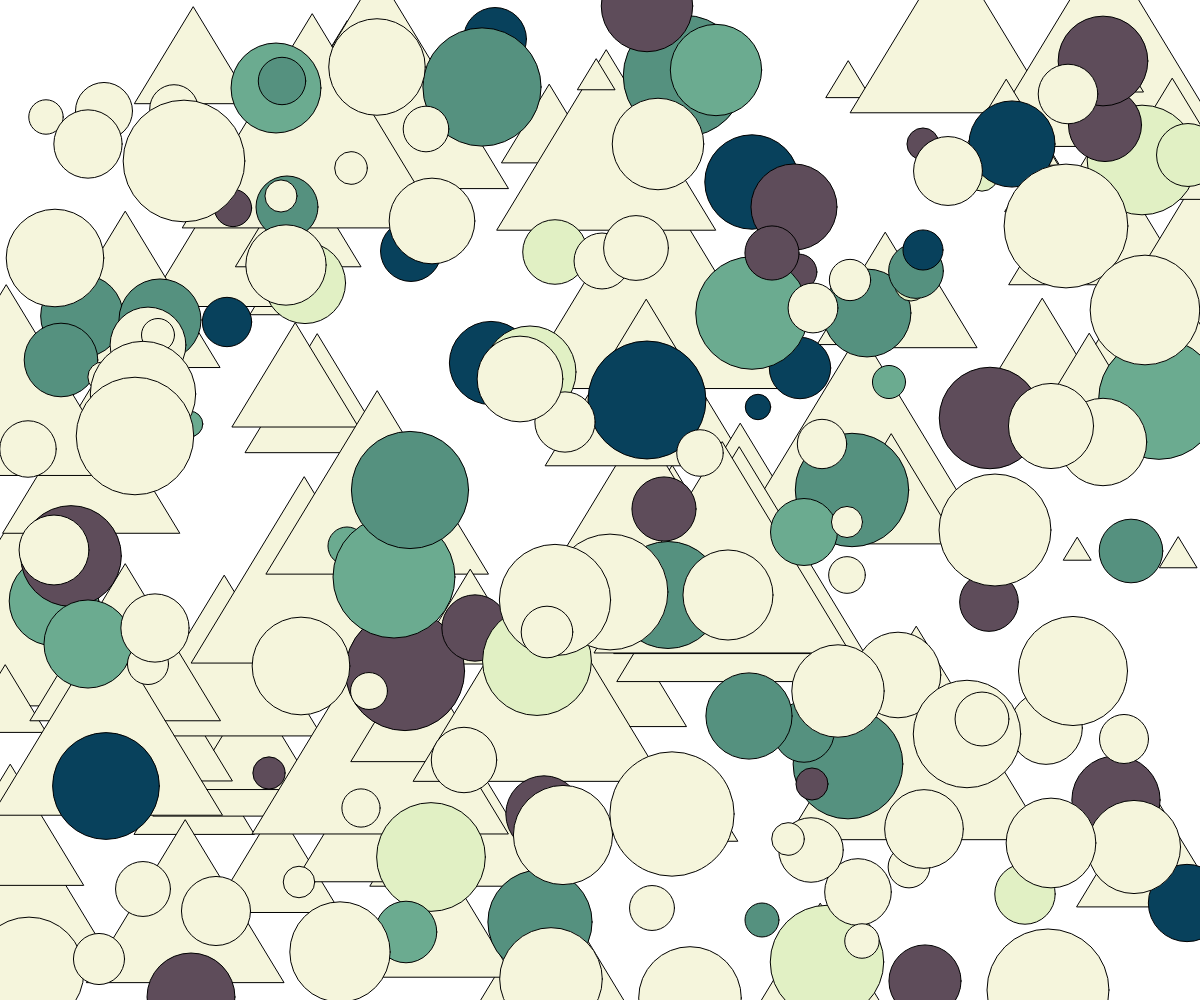
Frame 1 (no input)
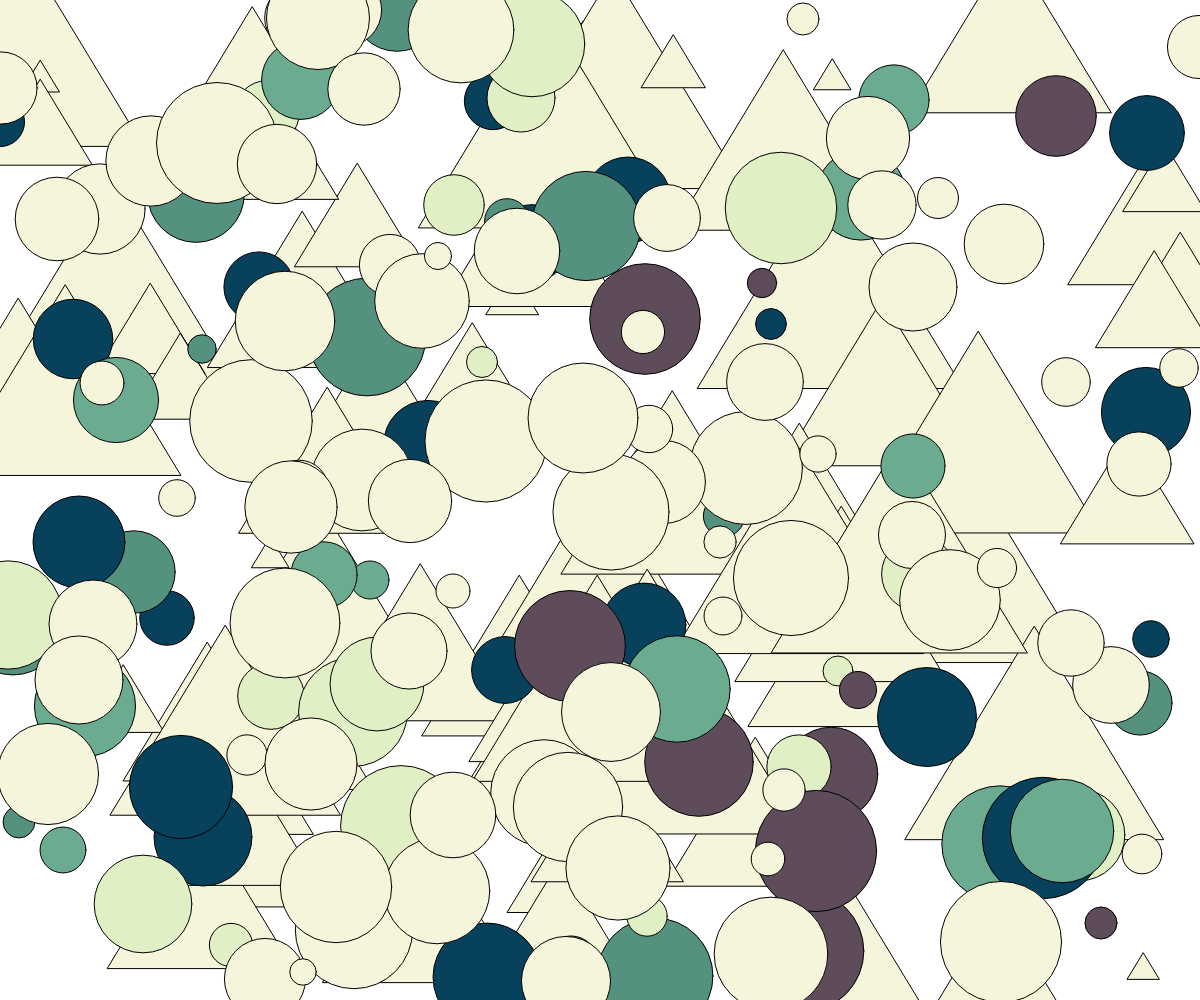
Frame 60 (no input)
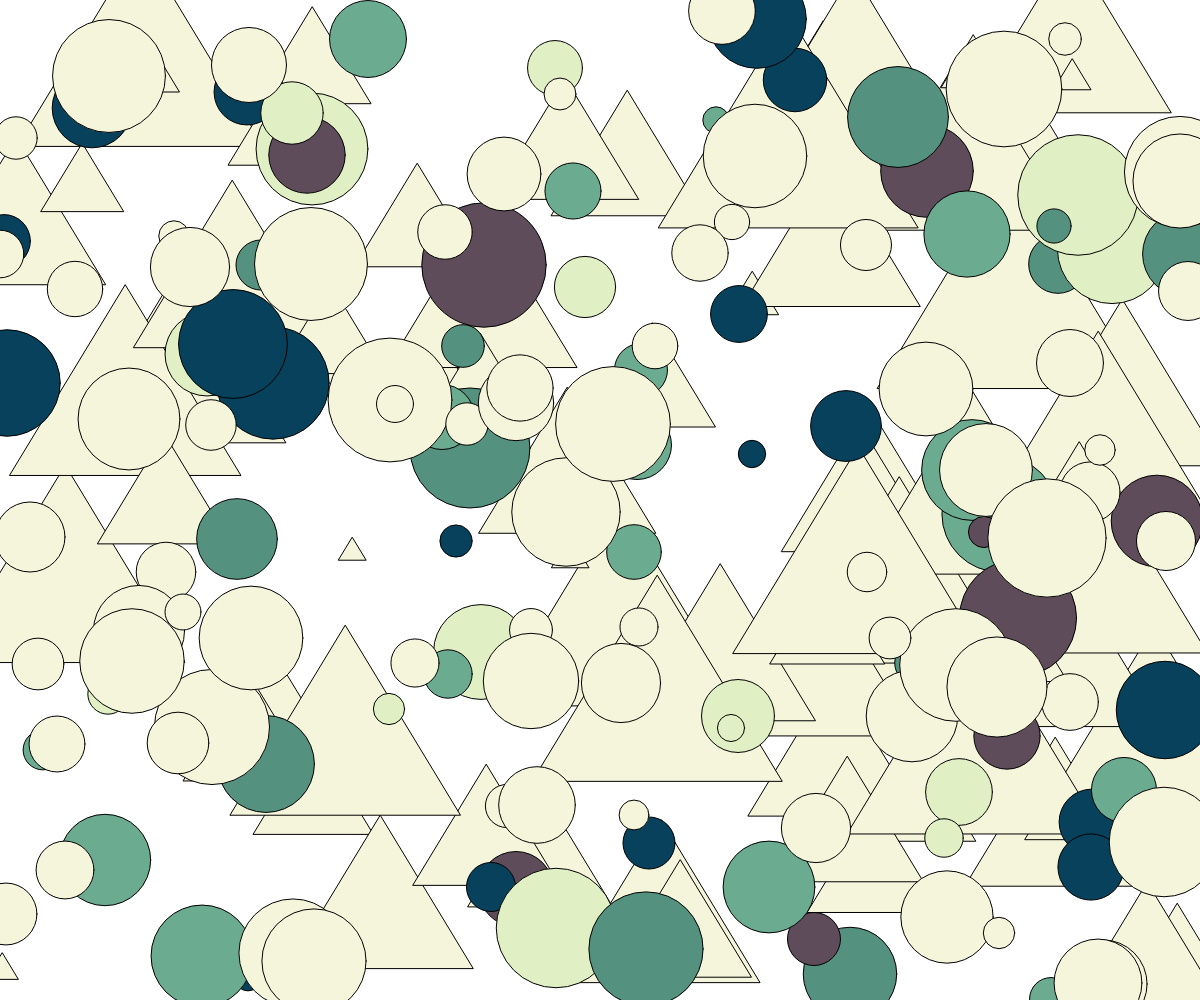
Frame 120 (the mouse pressed at the canvas centre since frame 60)

The p5.js sketch that drew these frames (run headless with seeded random() and noise() and a simulated clock; from frame 60 on, the mouse is pressed at the canvas centre):

// p5.js sketch
// ── sketch.js
const canvasWidth = window.innerWidth;
const canvasHeight = window.innerHeight;
const colors = ["#08415c", "#e1f0c4", "#6bab90", "#55917f", "#5e4c5a"];
const triangleData = [];
let i = 0;
while (i < 75) {
    triangleData.push(
        {
            x: randomInt(0,canvasWidth),
            y: randomInt(0,canvasHeight),
            size: randomInt(25,300),
            speed: randomInt(1,5)
        }
    )
i++;
}


function randomFloat(min, max) {
    // min and max included 
    return Math.random() * (max - min) + min;
}

function randomInt(min, max) {
    // min and max included 
    return Math.floor(Math.random() * (max - min + 1)) + min;
}

function setup() {
    createCanvas(canvasWidth, canvasHeight);
    // frameRate(2);

    // fill("#08415c");

    // draw a random circle:
    let i = 0;
    let k = 0;
    let j = 0;

    while (i < 75) {
        fill(colors[randomInt(0, 4)]);
        let x = randomInt(0, canvasWidth);
        let y = randomInt(0, canvasHeight);
        let size = randomFloat(25, 125);
        circle(x, y, size);
        i++;

    }


    while (k < 75) {
        fill("yellow");
        let x = randomInt(0, canvasWidth);
        let y = randomInt(0, canvasHeight);
        let size = randomFloat(25, 125);
        triangle(
            x, y - size / 2,
            x - size / 2.25, y + size / 4.3,
            x + size / 2.25, y + size / 4.3
        );
        k++;

    }

    while (j < 75) {
        fill("beige");
        let x = randomInt(0, canvasWidth);
        let y = randomInt(0, canvasHeight);
        let size = randomFloat(25, 125);
        circle(x, y, size);
        j++;

    }
}



// // anything that you want to animate goes in this function:  

function draw() {
    clear();
    let i = 0;
    while (i < triangleData.length) {
        const x = triangleData[i].x;
        const y = triangleData[i].y;
        const size = triangleData[i].size;
        triangle(
            x, y - size / 2,
            x - size / 2.25, y + size / 4.3,
            x + size / 2.25, y + size / 4.3
        );
        triangleData[i].x += triangleData[i].speed
       if (triangleData[i].x > canvasWidth) {
        triangleData[i].x = 0
       }
        i++;

    }
    i = 0;
    let k = 0;
    let j = 0;

    while (i < 75) {
        fill(colors[randomInt(0, 4)]);
        let x = randomInt(0, canvasWidth);
        let y = randomInt(0, canvasHeight);
        let size = randomFloat(25, 125);
        circle(x, y, size);
        i++;

    }


    while (j < 75) {
        fill("beige");
        let x = randomInt(0, canvasWidth);
        let y = randomInt(0, canvasHeight);
        let size = randomFloat(25, 125);
        circle(x, y, size);
        j++;

    }
}





// // 1. draw a random square:
// square(x, y, size);

// // 2. draw a random triangle:
// triangle(
//     x, y - size / 2, 
//     x - size / 2.25, y + size / 4.3,
//     x + size / 2.25, y + size / 4.3
// );

// // 3. draw a random line:
// let coefX = randomFloat(-3, 3);
// let coefY = randomFloat(-3, 3);
// line(x, y, x + size * coefX, y + size * coefY);
